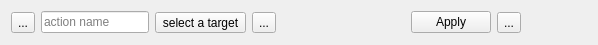
<?xml version="1.0" encoding="UTF-8"?>
<ui version="4.0">
 <class>Form</class>
 <widget class="QWidget" name="Form">
  <property name="geometry">
   <rect>
    <x>0</x>
    <y>0</y>
    <width>598</width>
    <height>45</height>
   </rect>
  </property>
  <property name="windowTitle">
   <string>Form</string>
  </property>
  <layout class="QHBoxLayout" name="horizontalLayout">
   <item>
    <widget class="QToolButton" name="child_button">
     <property name="text">
      <string>...</string>
     </property>
    </widget>
   </item>
   <item>
    <widget class="QLineEdit" name="name_edit">
     <property name="sizePolicy">
      <sizepolicy hsizetype="MinimumExpanding" vsizetype="Fixed">
       <horstretch>0</horstretch>
       <verstretch>0</verstretch>
      </sizepolicy>
     </property>
     <property name="placeholderText">
      <string>action name</string>
     </property>
    </widget>
   </item>
   <item>
    <widget class="QToolButton" name="target_button">
     <property name="text">
      <string>select a target</string>
     </property>
     <property name="popupMode">
      <enum>QToolButton::InstantPopup</enum>
     </property>
     <property name="toolButtonStyle">
      <enum>Qt::ToolButtonTextOnly</enum>
     </property>
     <property name="arrowType">
      <enum>Qt::DownArrow</enum>
     </property>
    </widget>
   </item>
   <item>
    <widget class="QToolButton" name="setting_button">
     <property name="text">
      <string>...</string>
     </property>
     <property name="popupMode">
      <enum>QToolButton::InstantPopup</enum>
     </property>
     <property name="toolButtonStyle">
      <enum>Qt::ToolButtonIconOnly</enum>
     </property>
     <property name="arrowType">
      <enum>Qt::NoArrow</enum>
     </property>
    </widget>
   </item>
   <item>
    <widget class="PyDMDrawingLine" name="arrow">
     <property name="sizePolicy">
      <sizepolicy hsizetype="Expanding" vsizetype="Preferred">
       <horstretch>0</horstretch>
       <verstretch>0</verstretch>
      </sizepolicy>
     </property>
     <property name="minimumSize">
      <size>
       <width>50</width>
       <height>0</height>
      </size>
     </property>
     <property name="toolTip">
      <string/>
     </property>
     <property name="arrowEndPoint" stdset="0">
      <bool>true</bool>
     </property>
     <property name="arrowStartPoint" stdset="0">
      <bool>false</bool>
     </property>
    </widget>
   </item>
   <item>
    <layout class="QHBoxLayout" name="input_layout">
     <property name="sizeConstraint">
      <enum>QLayout::SetMaximumSize</enum>
     </property>
     <item>
      <widget class="QWidget" name="value_input_placeholder" native="true">
       <property name="sizePolicy">
        <sizepolicy hsizetype="Maximum" vsizetype="Preferred">
         <horstretch>0</horstretch>
         <verstretch>0</verstretch>
        </sizepolicy>
       </property>
       <property name="minimumSize">
        <size>
         <width>50</width>
         <height>0</height>
        </size>
       </property>
       <property name="maximumSize">
        <size>
         <width>400</width>
         <height>16777215</height>
        </size>
       </property>
      </widget>
     </item>
     <item>
      <widget class="QDialogButtonBox" name="value_button_box">
       <property name="sizePolicy">
        <sizepolicy hsizetype="Maximum" vsizetype="Fixed">
         <horstretch>0</horstretch>
         <verstretch>0</verstretch>
        </sizepolicy>
       </property>
       <property name="standardButtons">
        <set>QDialogButtonBox::Apply</set>
       </property>
       <property name="centerButtons">
        <bool>true</bool>
       </property>
      </widget>
     </item>
    </layout>
   </item>
   <item>
    <widget class="QToolButton" name="delete_button">
     <property name="text">
      <string>...</string>
     </property>
    </widget>
   </item>
   <item>
    <spacer name="horizontalSpacer">
     <property name="orientation">
      <enum>Qt::Horizontal</enum>
     </property>
     <property name="sizeHint" stdset="0">
      <size>
       <width>40</width>
       <height>20</height>
      </size>
     </property>
    </spacer>
   </item>
  </layout>
 </widget>
 <customwidgets>
  <customwidget>
   <class>PyDMDrawingLine</class>
   <extends>QWidget</extends>
   <header>pydm.widgets.drawing</header>
  </customwidget>
 </customwidgets>
 <resources/>
 <connections/>
</ui>
